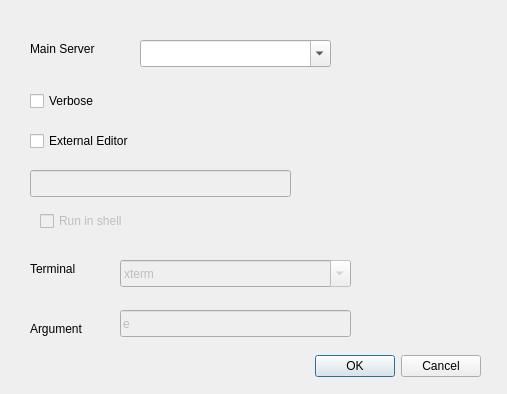
<?xml version="1.0" encoding="UTF-8"?>
<ui version="4.0">
 <class>btrwprogopts</class>
 <widget class="QDialog" name="btrwprogopts">
  <property name="geometry">
   <rect>
    <x>0</x>
    <y>0</y>
    <width>507</width>
    <height>394</height>
   </rect>
  </property>
  <property name="windowTitle">
   <string>Program Options</string>
  </property>
  <widget class="QDialogButtonBox" name="buttonBox">
   <property name="geometry">
    <rect>
     <x>290</x>
     <y>350</y>
     <width>191</width>
     <height>32</height>
    </rect>
   </property>
   <property name="orientation">
    <enum>Qt::Horizontal</enum>
   </property>
   <property name="standardButtons">
    <set>QDialogButtonBox::Cancel|QDialogButtonBox::Ok</set>
   </property>
  </widget>
  <widget class="QLabel" name="label">
   <property name="geometry">
    <rect>
     <x>30</x>
     <y>40</y>
     <width>101</width>
     <height>17</height>
    </rect>
   </property>
   <property name="text">
    <string>Main Server</string>
   </property>
  </widget>
  <widget class="QComboBox" name="defserver">
   <property name="geometry">
    <rect>
     <x>140</x>
     <y>40</y>
     <width>191</width>
     <height>27</height>
    </rect>
   </property>
   <property name="toolTip">
    <string>This is the server normally used to submit jobs unless another is selected</string>
   </property>
   <property name="editable">
    <bool>true</bool>
   </property>
  </widget>
  <widget class="QCheckBox" name="useexted">
   <property name="geometry">
    <rect>
     <x>30</x>
     <y>130</y>
     <width>141</width>
     <height>22</height>
    </rect>
   </property>
   <property name="toolTip">
    <string>Select this if you want to use an external editor</string>
   </property>
   <property name="text">
    <string>External Editor</string>
   </property>
  </widget>
  <widget class="QLineEdit" name="edname">
   <property name="enabled">
    <bool>false</bool>
   </property>
   <property name="geometry">
    <rect>
     <x>30</x>
     <y>170</y>
     <width>261</width>
     <height>27</height>
    </rect>
   </property>
   <property name="toolTip">
    <string>Give the name of an external editor to use here</string>
   </property>
  </widget>
  <widget class="QCheckBox" name="interm">
   <property name="enabled">
    <bool>false</bool>
   </property>
   <property name="geometry">
    <rect>
     <x>40</x>
     <y>210</y>
     <width>121</width>
     <height>22</height>
    </rect>
   </property>
   <property name="toolTip">
    <string>Run external editor via shell</string>
   </property>
   <property name="text">
    <string>Run in shell</string>
   </property>
  </widget>
  <widget class="QLineEdit" name="shellarg">
   <property name="enabled">
    <bool>false</bool>
   </property>
   <property name="geometry">
    <rect>
     <x>120</x>
     <y>310</y>
     <width>231</width>
     <height>27</height>
    </rect>
   </property>
   <property name="toolTip">
    <string>&lt;html&gt;&lt;head/&gt;&lt;body&gt;&lt;p&gt;This is the argument to be passed to the terminal program to make it take the rest of the command line as arguments to passed to the editor.&lt;/p&gt;&lt;p&gt;For &lt;span style=&quot; font-weight:600;&quot;&gt;xterm&lt;/span&gt; and &lt;span style=&quot; font-weight:600;&quot;&gt;konsole&lt;/span&gt; the argument &lt;span style=&quot; font-weight:600;&quot;&gt;-e&lt;/span&gt; is used.&lt;/p&gt;&lt;p&gt;For &lt;span style=&quot; font-weight:600;&quot;&gt;gnome-terminal&lt;/span&gt; the argumens &lt;span style=&quot; font-weight:600;&quot;&gt;--disable-factory&lt;/span&gt;&lt;span style=&quot; font-weight:600;&quot;&gt;-x&lt;/span&gt; is used.&lt;/p&gt;&lt;p&gt;For other terminal programs you may need to consult the manual&lt;br/&gt;&lt;/p&gt;&lt;/body&gt;&lt;/html&gt;</string>
   </property>
   <property name="text">
    <string>e</string>
   </property>
  </widget>
  <widget class="QLabel" name="label_3">
   <property name="geometry">
    <rect>
     <x>30</x>
     <y>320</y>
     <width>66</width>
     <height>17</height>
    </rect>
   </property>
   <property name="text">
    <string>Argument</string>
   </property>
  </widget>
  <widget class="QComboBox" name="shell">
   <property name="enabled">
    <bool>false</bool>
   </property>
   <property name="geometry">
    <rect>
     <x>120</x>
     <y>260</y>
     <width>231</width>
     <height>27</height>
    </rect>
   </property>
   <property name="toolTip">
    <string>&lt;html&gt;&lt;head/&gt;&lt;body&gt;&lt;p&gt;For external editors which have to be run in a shell, this is the name of the terminal program to use.&lt;/p&gt;&lt;p&gt;Alternatives of &lt;span style=&quot; font-style:italic;&quot;&gt;xterm&lt;/span&gt;, &lt;span style=&quot; font-style:italic;&quot;&gt;konsole&lt;/span&gt; and &lt;span style=&quot; font-style:italic;&quot;&gt;gnome-terminal&lt;/span&gt; are known about, but you can put another one in if you wish.&lt;/p&gt;&lt;p&gt;You can add additional options like &lt;span style=&quot; font-weight:600;&quot;&gt;-bg blue&lt;/span&gt; or similar here&lt;/p&gt;&lt;p&gt;In most cases you will have to supply an argument to the command to make it interpret the rest of the command line as arguments to the editor, which is done in the following argument.&lt;/p&gt;&lt;/body&gt;&lt;/html&gt;</string>
   </property>
   <property name="editable">
    <bool>true</bool>
   </property>
   <item>
    <property name="text">
     <string>xterm</string>
    </property>
   </item>
   <item>
    <property name="text">
     <string>gnome-terminal</string>
    </property>
   </item>
   <item>
    <property name="text">
     <string>konsole</string>
    </property>
   </item>
  </widget>
  <widget class="QLabel" name="label_2">
   <property name="geometry">
    <rect>
     <x>30</x>
     <y>260</y>
     <width>66</width>
     <height>17</height>
    </rect>
   </property>
   <property name="text">
    <string>Terminal</string>
   </property>
  </widget>
  <widget class="QCheckBox" name="verbose">
   <property name="geometry">
    <rect>
     <x>30</x>
     <y>90</y>
     <width>111</width>
     <height>22</height>
    </rect>
   </property>
   <property name="toolTip">
    <string>Display results of submission even if successful</string>
   </property>
   <property name="text">
    <string>Verbose</string>
   </property>
  </widget>
 </widget>
 <tabstops>
  <tabstop>defserver</tabstop>
  <tabstop>verbose</tabstop>
  <tabstop>useexted</tabstop>
  <tabstop>edname</tabstop>
  <tabstop>interm</tabstop>
  <tabstop>shell</tabstop>
  <tabstop>shellarg</tabstop>
  <tabstop>buttonBox</tabstop>
 </tabstops>
 <resources/>
 <connections>
  <connection>
   <sender>buttonBox</sender>
   <signal>accepted()</signal>
   <receiver>btrwprogopts</receiver>
   <slot>accept()</slot>
   <hints>
    <hint type="sourcelabel">
     <x>290</x>
     <y>310</y>
    </hint>
    <hint type="destinationlabel">
     <x>157</x>
     <y>274</y>
    </hint>
   </hints>
  </connection>
  <connection>
   <sender>buttonBox</sender>
   <signal>rejected()</signal>
   <receiver>btrwprogopts</receiver>
   <slot>reject()</slot>
   <hints>
    <hint type="sourcelabel">
     <x>306</x>
     <y>310</y>
    </hint>
    <hint type="destinationlabel">
     <x>286</x>
     <y>274</y>
    </hint>
   </hints>
  </connection>
 </connections>
</ui>
